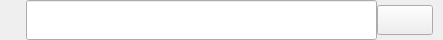
<?xml version="1.0" encoding="UTF-8"?>
<ui version="4.0">
 <class>CustomLineEdit</class>
 <widget class="QWidget" name="CustomLineEdit">
  <property name="geometry">
   <rect>
    <x>0</x>
    <y>0</y>
    <width>443</width>
    <height>40</height>
   </rect>
  </property>
  <property name="minimumSize">
   <size>
    <width>0</width>
    <height>40</height>
   </size>
  </property>
  <property name="maximumSize">
   <size>
    <width>16777215</width>
    <height>40</height>
   </size>
  </property>
  <property name="windowTitle">
   <string>Form</string>
  </property>
  <layout class="QHBoxLayout" name="horizontalLayout">
   <property name="spacing">
    <number>0</number>
   </property>
   <property name="leftMargin">
    <number>10</number>
   </property>
   <property name="topMargin">
    <number>0</number>
   </property>
   <property name="rightMargin">
    <number>10</number>
   </property>
   <property name="bottomMargin">
    <number>0</number>
   </property>
   <item>
    <widget class="QLabel" name="icon">
     <property name="minimumSize">
      <size>
       <width>16</width>
       <height>16</height>
      </size>
     </property>
     <property name="maximumSize">
      <size>
       <width>16</width>
       <height>16</height>
      </size>
     </property>
     <property name="text">
      <string/>
     </property>
    </widget>
   </item>
   <item>
    <widget class="QLineEdit" name="lineEdit">
     <property name="minimumSize">
      <size>
       <width>0</width>
       <height>40</height>
      </size>
     </property>
     <property name="maximumSize">
      <size>
       <width>16777215</width>
       <height>40</height>
      </size>
     </property>
    </widget>
   </item>
   <item>
    <widget class="QToolButton" name="button">
     <property name="minimumSize">
      <size>
       <width>56</width>
       <height>30</height>
      </size>
     </property>
     <property name="maximumSize">
      <size>
       <width>56</width>
       <height>30</height>
      </size>
     </property>
     <property name="text">
      <string/>
     </property>
    </widget>
   </item>
  </layout>
 </widget>
 <resources/>
 <connections/>
</ui>
